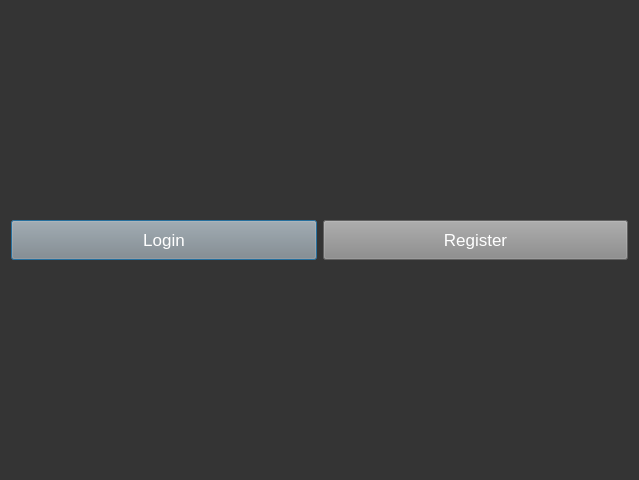
<?xml version="1.0" encoding="UTF-8"?>
<ui version="4.0">
 <class>Dialog</class>
 <widget class="QDialog" name="Dialog">
  <property name="geometry">
   <rect>
    <x>0</x>
    <y>0</y>
    <width>639</width>
    <height>480</height>
   </rect>
  </property>
  <property name="minimumSize">
   <size>
    <width>639</width>
    <height>480</height>
   </size>
  </property>
  <property name="windowTitle">
   <string>Dialog</string>
  </property>
  <property name="styleSheet">
   <string notr="true">QPushButton {
background-color: #888888;
color: #FFFFFF;
font-size: 13pt;
}

QDialog {
background-color: #343434;
font-size: 13pt;
}</string>
  </property>
  <layout class="QHBoxLayout" name="horizontalLayout">
   <item>
    <widget class="QPushButton" name="login_button">
     <property name="minimumSize">
      <size>
       <width>0</width>
       <height>40</height>
      </size>
     </property>
     <property name="styleSheet">
      <string notr="true"/>
     </property>
     <property name="text">
      <string>Login</string>
     </property>
    </widget>
   </item>
   <item>
    <widget class="QPushButton" name="register_button">
     <property name="minimumSize">
      <size>
       <width>0</width>
       <height>40</height>
      </size>
     </property>
     <property name="styleSheet">
      <string notr="true"/>
     </property>
     <property name="text">
      <string>Register</string>
     </property>
    </widget>
   </item>
  </layout>
 </widget>
 <resources/>
 <connections/>
</ui>
